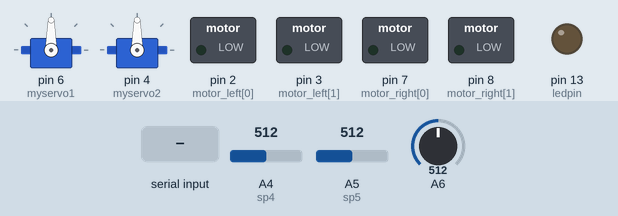
A sketch run on a simulated Arduino Nano, built with avr-gcc and run on an emulated ATmega328P. Parts: 2 × servo, switched loads named in the sketch (green lamp = pin HIGH), output pins drawn as LEDs (lit = HIGH). The inputs (shaded band) are chosen by the test bench; at power-on: A6 = 512, A4 (sp4) = 512, A5 (sp5) = 512. What the sketch prints to the serial monitor is not drawn.

Above: at 1.2 s.
1.3 s: "h" received over Serial
At 2.6 s:
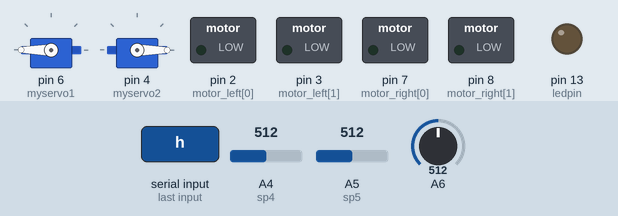
4.3 s: byte 115 ('s') received over Serial
At 4.9 s:
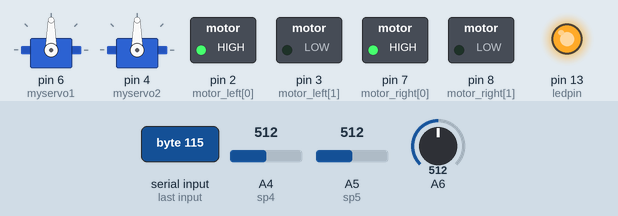
7.3 s: "f" received over Serial
At 9.1 s:
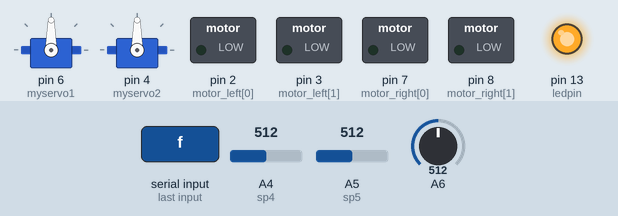
9.5 s: "r" received over Serial
At 9.9 s:
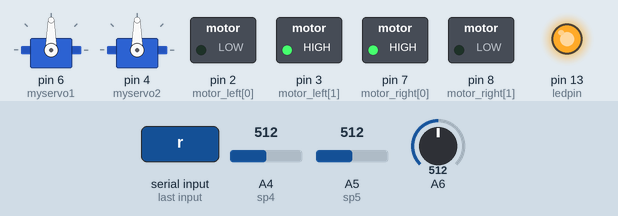
11.5 s: "A" received over Serial
At 12.1 s:
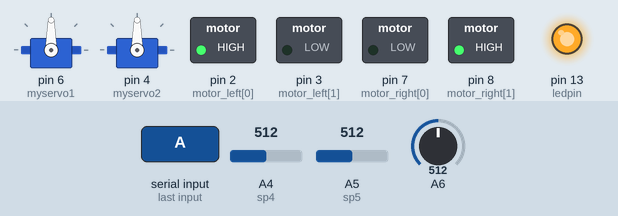
14.3 s: A6 set to 485
15.8 s: A6 set to 469
Timing chart, 0 to 18.8 s (numbered marks = the images above; inputs shaded):
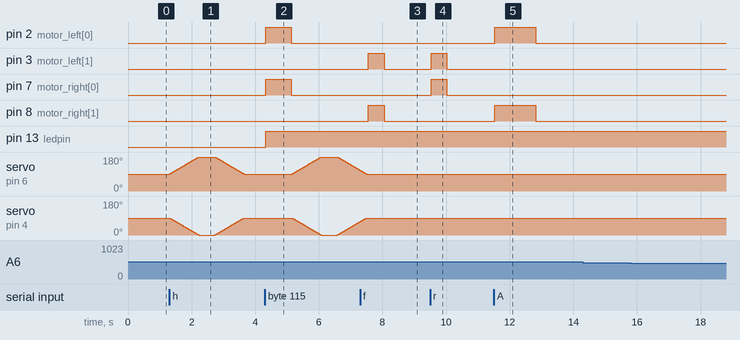

The sketch:

bluetooth_motor_testing_servo.ino
```cpp
/*
* Bluetooh Basic: LED ON OFF - Avishkar
* Coder - VIDHI & SUVEENA
* Website - http://bit.do/Avishkar
* Download the App : https://github.com/Mayoogh/Arduino-Bluetooth-Basic
* This program lets you to control a LED on pin 13 of arduino using a bluetooth module
*/
#include <Servo.h>
#include<math.h>

Servo myservo1;

Servo myservo2; // create servo object to control a servo
int ledpin = 13;                        // twelve servo objects can be created on most boards
int sp0 = A0;
int sp1 = A1;
int sp2 = A2;
int sp3 = A3;
int sp4 = A4;
int sp5 = A5;
//int sp6 = A6;                  // select the input pin for the potentiometer
int s0 = 0;
int s1 = 0;
int s2 = 0;
int s3 = 0;
int s4 = 0;
int s5 = 0;
int s6 = 0;                     // variable to store the value coming from the sensor
int pos = 0;                    // variable to store the servo position
int t = 500;
int motor_left[] = {2, 3};
int motor_right[] = {7, 8};
char data = 0;
//int pos = 0;//Variable for storing received data
int neg = 0;
int voltage;
int voltage_1;


void setup()
  {
    Serial.begin(9600);   //Sets the baud for serial data transmission
    int i;                // Setup motors
    for(i = 0; i < 2; i++)
    {
      pinMode(motor_left[i], OUTPUT);
      pinMode(motor_right[i], OUTPUT);
    }
    myservo1.attach(6);
    myservo2.attach(4);

  pinMode(ledpin, OUTPUT);
  }


////////////////////fuctions//////////////////////

void check_ground_sensor()
{
   s4 = analogRead(sp4);
    s5 = analogRead(sp5);
 if(s4>50||s5>50){
    motor_stop();
  }
 }


void motor_stop()
{
  digitalWrite(motor_left[0], LOW);
  digitalWrite(motor_left[1], LOW);
  digitalWrite(motor_right[0], LOW);
  digitalWrite(motor_right[1], LOW);
  delay(25);
}

void drive_forward()
{
  s0 = analogRead(sp0);
  if(s0>t)
  {

    check_ground_sensor();
  digitalWrite(motor_left[0], LOW);
  digitalWrite(motor_left[1], HIGH);
  digitalWrite(ledpin, HIGH);
  digitalWrite(motor_right[0], LOW);
  digitalWrite(motor_right[1], HIGH);
  delay(500);
  motor_stop();

  }
  else
  {
      Serial.write("o");
  motor_stop();
 // digitalWrite(ledpin, LOW);
  }
}

void drive_backward()
{
   s2 = analogRead(sp2);
   //Serial.println(s2);

  if(s2>t)
  {

  check_ground_sensor();

    digitalWrite(motor_left[0], HIGH);
    digitalWrite(motor_left[1], LOW);
    digitalWrite(ledpin, HIGH);
    digitalWrite(motor_right[0], HIGH);
     digitalWrite(motor_right[1], LOW);
    delay(800);
    motor_stop();
  }
  else
  {
// digitalWrite(ledpin, LOW);
  motor_stop();
  Serial.write("o");
  }
}

void turn_left(){

    check_ground_sensor();
    digitalWrite(motor_left[0], LOW);
    digitalWrite(motor_left[1], HIGH);
    digitalWrite(ledpin, HIGH);
    digitalWrite(motor_right[0], HIGH);
    digitalWrite(motor_right[1], LOW);
    delay(500);
    motor_stop();

}
void spin_left(){

    check_ground_sensor();
    digitalWrite(motor_left[0], LOW);
    digitalWrite(motor_left[1], HIGH);
    digitalWrite(ledpin, HIGH);
    digitalWrite(motor_right[0], HIGH);
    digitalWrite(motor_right[1], LOW);
    delay(1500);
    motor_stop();

}

void turn_right()
{

    check_ground_sensor();
    digitalWrite(motor_left[0], HIGH);
    digitalWrite(motor_left[1], LOW);
    digitalWrite(ledpin, HIGH);
    digitalWrite(motor_right[0], LOW);
    digitalWrite(motor_right[1], HIGH);
    delay(400);
    motor_stop();
}
void spin_right()
{

    check_ground_sensor();
    digitalWrite(motor_left[0], HIGH);
    digitalWrite(motor_left[1], LOW);
    digitalWrite(ledpin, HIGH);
    digitalWrite(motor_right[0], LOW);
    digitalWrite(motor_right[1], HIGH);
    delay(1300);
    motor_stop();
}
void servo_happy()
  {
    //drive_forward();
    for (neg=90,pos = 90; pos <= 180, neg>= 0; pos += 1,neg -= 1)
     {                                         // goes from 0 degrees to 180 degrees in steps of 1 degree
      myservo1.write(pos);
      myservo2.write(neg); // tell servo to go to position in variable 'pos'
      delay(10);                             // waits 15ms for the servo to reach the position
     }
    delay(500);
   for (neg=0,pos = 180;neg<=90, pos >= 90; neg+=1,pos -= 1)
    {                                       // goes from 180 degrees to 0 degrees
    myservo1.write(pos);
    myservo2.write(neg); // tell servo to go to position in variable 'pos'
    delay(10);                            // waits 15ms for the servo to reach the position
    }
  }

void servo_angry()
  {
   // drive_backward();
   for (neg=90,pos = 90; pos <= 180, neg>= 0; pos += 1,neg -= 1)
    {                                           // goes from 0 degrees to 180 degrees in steps of 1 degree
      myservo1.write(pos);
      myservo2.write(neg); // tell servo to go to position in variable 'pos'
      delay(3);                               // waits 15ms for the servo to reach the position
    }
   for (neg=0,pos = 180;neg<=90, pos >= 90; neg+=1,pos -= 1)
   {
      myservo1.write(pos);
      myservo2.write(neg);                    // tell servo to go to position in variable 'pos'
      delay(3);                              // waits 15ms for the servo to reach the position
  }               //exit for
 }                //exit angry


/////////////main loop//////////////


void loop()
{

   if(Serial.available() > 0)      // Send data only when you receive data:
   {
      data = Serial.read();        //Read the incoming data & store into data
     switch(data)
     {
      case 'f':
               drive_forward();

              // motor_stop();
               //Serial.println("1");
               Serial.write("e");
                break;

      case 'b':
                drive_backward();
               // delay(1000);
                //motor_stop();
               // Serial.println("2");
                Serial.write("e");
                break;

     case 'r':
               turn_left();
               //delay(1000);
               motor_stop();
               //Serial.println("3");
               Serial.write("e");
               break;

      case 'A':
               spin_right();
               //delay(1000);
               motor_stop();
               Serial.write("e");
               //Serial.println("3");
               break;


      case 'l':
               turn_right();
               //delay(1000);
               motor_stop();
               Serial.write("e");
               //Serial.println("4");
               break;

     case 'C':
               spin_left();

               //delay(1000);
               motor_stop();
               Serial.write("e");
               //Serial.println("4");
               break;

     case 't':
                motor_stop();
                //Serial.println("stopped");
                Serial.write("e");
                break;

      case 'o':                   //hello
               drive_forward();
               drive_backward();
               servo_happy();
               //delay(1000);
               motor_stop();
              // Serial.println("happy");
               Serial.write("e");
               break;

      case 'h':                 //happy
               servo_happy();
               //delay(1000);
               motor_stop();
              // Serial.println("happy");
               Serial.write("e");
               break;

      case 'd':
               drive_forward();
               drive_backward();
               turn_right();
               turn_left();
               turn_left();
               turn_right();
               servo_angry();
               drive_forward();
               drive_backward();
               turn_left();
               turn_right();
               turn_right();
               turn_left();
               servo_angry();

               //delay(1000);
               motor_stop();
               //Serial.println("dance");
               Serial.write("e");
               break;

      case 's':
               drive_backward();
                servo_happy();
               //delay(1000);
               motor_stop();
               //Serial.println("sad");
               Serial.write("e");
               break;

    case 'a':
               drive_backward();
               servo_angry();
               //delay(1000);
               motor_stop();
               //Serial.println("angry");
               Serial.write("e");
               break;

    default:
            motor_stop();
            //delay(1000);

          //  Serial.println("default");
      }

   }


     voltage=analogRead(A6);
     float voltage_1 = voltage * (7.5 / 1023.0);
    // Serial.println(voltage);

   if(voltage_1 <= 3.5)
   {

    Serial.write("v");

    }

 }
```

Measured:
- after the input at 1.3 s, servo on pin 6 (myservo1): rises from 90° to 180° in 0.91 s, then falls to 90° in 1.4 s
- after the input at 4.3 s, pin 2 (motor_left[0]), pin 7 (motor_right[0]): LOW → HIGH at once, → LOW 0.80 s later; pin 13 (ledpin): LOW → HIGH at once; servo on pin 6 (myservo1): rises from 90° to 180° in 0.91 s, then falls to 109° in 1.2 s
- after the input at 7.3 s, pin 3 (motor_left[1]), pin 8 (motor_right[1]): LOW → HIGH after 0.25 s, → LOW 0.50 s later
- after the input at 9.5 s, pin 3 (motor_left[1]), pin 7 (motor_right[0]): LOW → HIGH at once, → LOW 0.50 s later
- after the input at 11.5 s, pin 2 (motor_left[0]), pin 8 (motor_right[1]): LOW → HIGH at once, → LOW 1.3 s later
- after the input at 14.3 s, every drawn part: stays the same
- after the input at 15.8 s, every drawn part: stays the same
